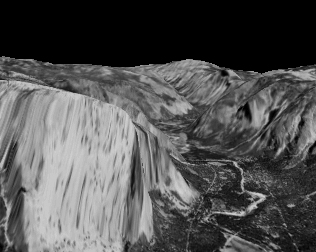
#> input picture PS5-all/PS5-input/DataSeq1/yos_img_01.jpg, 316 x 252 px
$ python ps5-1-2.py   (older library calls are emulated)
#> lines starting #> are read from the running program, lines starting #| are printed output that depends on the picture
### PS5-all/PS5-code/Functions.py
from math import *
import numpy as np
import cv2

def power2(x):
    return x != 0 and ((x & (x - 1)) == 0)

def next_power2(x):
    while(not power2(x)):
        x += 1
    return x

def zero_padding(image):
    rows, cols = image.shape
#> rows = 252; cols = 316
    rows_new = rows; cols_new = cols;
#> after `rows_new = rows`: rows_new = 252
#> after `cols_new = cols`: cols_new = 316
    if not power2(rows):
        rows_new = next_power2(rows)
#> rows_new = 256
    if not power2(cols):
        cols_new = next_power2(cols)
#> cols_new = 512
    result = np.zeros([rows_new, cols_new])
    result[:rows, :cols] = image
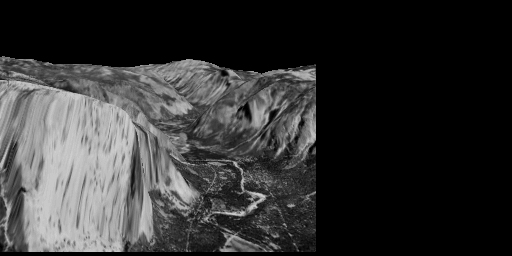
#> result: shape (256, 512) float64; min 0, max 211, mean 50.5
    return result, rows_new - rows, cols_new - cols

def reduce(level0, a):

    # Kernel building
    w = np.array([[1/4-a/2, 1/4, a, 1/4, 1/4-a/2]])
    kernel = w * w.T

    m, n = level0.shape
    level1 = np.zeros([int(m/2), int(n/2)], dtype="float32")

    # Mirrors an image borders
    G = cv2.copyMakeBorder(level0, 2, 2, 2, 2, cv2.BORDER_REPLICATE)

    for r,i in zip(list(range(2, m+2, 2)), list(range(int(m/2)))):
        for c,j in zip(list(range(2, n+2, 2)), list(range(int(n/2)))):
            min_r = int(r - 2); max_r = int(r + 3)
            min_c = int(c - 2); max_c = int(c + 3)
            level1[i,j] = np.sum(np.multiply(kernel, G[min_r:max_r, min_c:max_c]))

    return level1

def remove_zero_padding(image, level, rows_diff, cols_diff):
    m, n = image.shape
    R = int(floor(rows_diff / pow(2, level)))
    C = int(floor(cols_diff / pow(2, level)))
    r_index = slice(0, m - R) if R > 0 else slice(0, m)
    c_index = slice(0, n - C) if C > 0 else slice(0, n)
    return image[r_index, c_index]

def Gaussian_Pyramid(image, n, cut=False):

    pyramid = []
    zero_padded_image, diff_row, diff_cols = zero_padding(image)
#> diff_row = 4; diff_cols = 196
    pyramid.append(zero_padded_image)
    for i in range(n):
        level = reduce(pyramid[i], 0.4) # for a = 0.4 it is Gaussian-like
        pyramid.append(level)
        if cut:
            pyramid = [remove_zero_padding(lev, i, diff_row, diff_cols) for i, lev in enumerate(pyramid)]
#> this loop made 3 passes
#> pass 1, in reduce, `G = cv2.copyMakeBorder(level0, 2, 2, 2, 2, cv2.BORDER_REPLICATE)`:
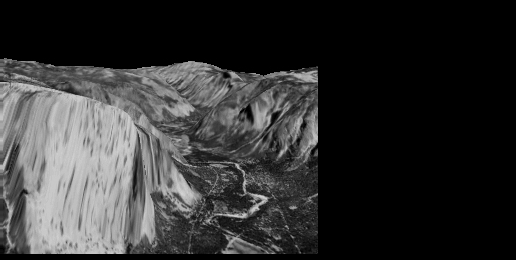
#> G: shape (260, 516) float64; min 0, max 211, mean 49.6
#> pass 2, in Gaussian_Pyramid, `level = reduce(pyramid[i], 0.4)`:
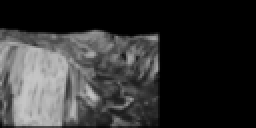
#> level: shape (64, 128) float32 (shown 2 times larger); min 0, max 199.6, mean 50.7
#> after the loop, pyramid = 4 items
    return pyramid

def expand(level0, a):
    # Kernel building
    w = np.array([[1/4-a/2, 1/4, a, 1/4, 1/4-a/2]])
    kernel = w * w.T

    m, n = level0.shape
    level1 = np.zeros([int(m*2), int(n*2)], dtype="float32")

    # Mirrors an image borders
    G = cv2.copyMakeBorder(level0, 2, 2, 2, 2, cv2.BORDER_REPLICATE)

    for i in range(int(m*2)):
        for j in range(int(n*2)):
            level1[i,j] = 0
            M = [-2,0,2] if i % 2 == 0 else [-1,1]
            N = [-2,0,2] if j % 2 == 0 else [-1,1]
            for m in M:
                for n in N:
                    r = int((i-m)/2); c = int((j-n)/2);
                    level1[i,j] += kernel[m+2,n+2] * G[r+2,c+2]
            level1[i,j] *= 4

    return level1

def scale_values(X): return np.asarray((X - np.min(X)) / (np.max(X) - np.min(X)) * 255, dtype="uint8")


# [100 lines left out: functions Lucas_Kanade, warp, Hierarchical_LK, not called in this run]

### PS5-all/PS5-code/ps5-1-2.py
import os
import numpy as np
import cv2
from matplotlib import pyplot as plt
from Functions import *

os.chdir("/Users/melisandezonta/Documents/Documents/Documents/GTL_courses_second_semester/Computer-Vision/PS5-all/PS5-input/")

image = cv2.cvtColor(cv2.imread("DataSeq1/yos_img_01.jpg"), cv2.COLOR_BGR2GRAY)

pyramid = Gaussian_Pyramid(image, 3, cut=False)
#> pyramid = 4 items

diff_rows = pyramid[0].shape[0] - image.shape[0]
#> diff_rows = 4
diff_cols = pyramid[0].shape[1] - image.shape[1]

laplacian_levels = []
laplacian_levels.append(pyramid[-1])
plt.figure()

for i in range(3):
    expanding = expand(pyramid[3 - i], 0.4)

    laplacian_levels.append(scale_values(pyramid[3 - (i + 1)] - expanding))

    result1 = remove_zero_padding(laplacian_levels[i], 3 - i, diff_rows, diff_cols)
    result2 = remove_zero_padding(laplacian_levels[i + 1], 3 - (i + 1), diff_rows, diff_cols)

    plt.subplot(2, 2, i + 1)
    plt.title("Level {} of the Laplacian pyramid".format(3 - i))
    plt.imshow(result1, cmap="gray")
    cv2.imwrite("ps5-1-2-{}.png".format(3 - i), result1)
    plt.draw()

    plt.subplot(2, 2, i + 2)
    plt.title("Level {} of the Laplacian pyramid".format(3 - (i + 1)))
    plt.imshow(result2, cmap="gray")
    cv2.imwrite("ps5-1-2-{}.png".format(3 - (i + 1)), result2)
    plt.draw()
#> this loop made 3 passes
#> pass 1, in expand, `G = cv2.copyMakeBorder(level0, 2, 2, 2, 2, cv2.BORDER_REPLICATE)`:
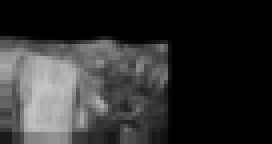
#> G: shape (36, 68) float32 (shown 4 times larger); min 0, max 196.4, mean 47.1
#> pass 1, `expanding = expand(pyramid[3 - i], 0.4)`:
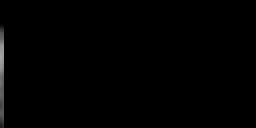
#> expanding: shape (64, 128) float32 (shown 2 times larger); min 0, max 165.6, mean 1.3
#> pass 1, `result2 = remove_zero_padding(laplacian_levels[i + 1], 3 - (i + 1), di..`:
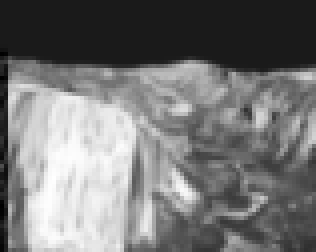
#> result2: shape (63, 79) (shown 4 times larger); min 0, max 255, mean 118.3
#> after the loop, laplacian_levels = 4 items

plt.show()
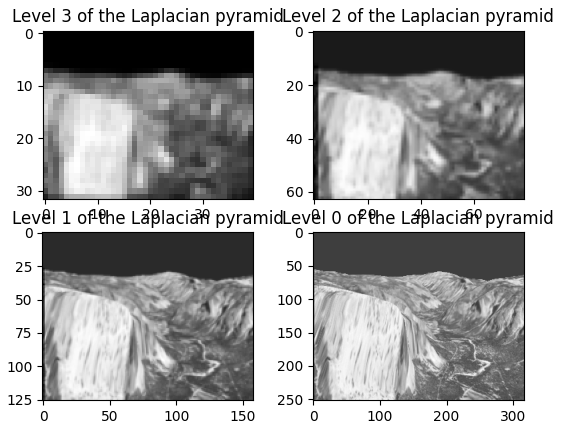
#> figure drawn by matplotlib, 4 panels
